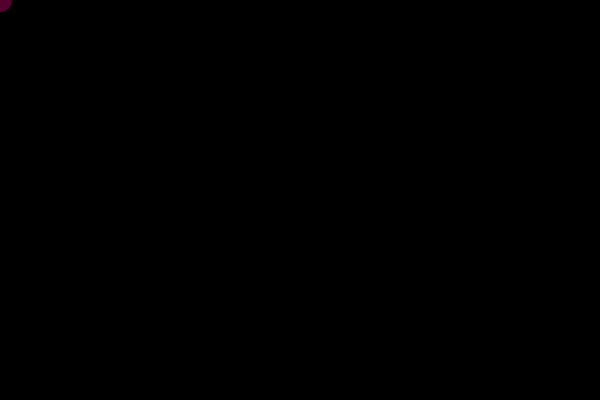
Frame 1 (no input)
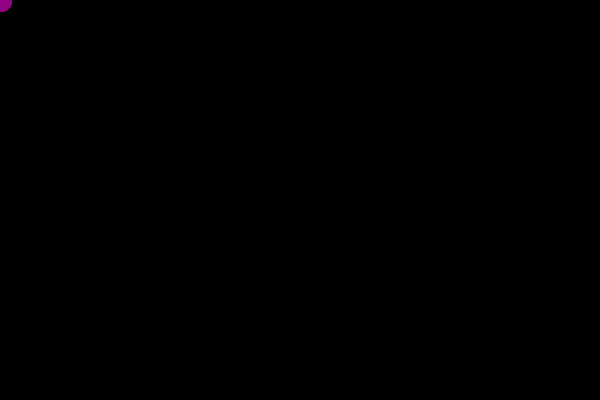
Frame 60 (no input)
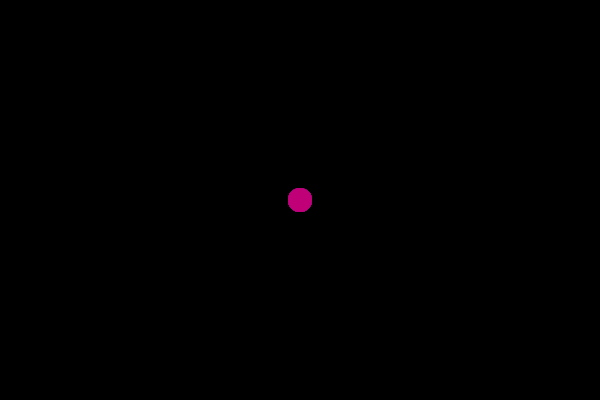
Frame 120 (the mouse pressed at the canvas centre since frame 60)

The p5.js sketch that drew these frames (run headless with seeded random() and noise() and a simulated clock; from frame 60 on, the mouse is pressed at the canvas centre):

// p5.js sketch
// ── sketch.js
var spot = {
    x: 100,
    y: 50
}

var col = {
    r: 255,
    g: 0,
    b: 0    
}

function setup() {
  // put setup code here
    createCanvas(600, 400);
    background(0);
    
}

function draw() {
  // put drawing code here
    col.r = random(100,255);
    col.b = random(100,190);
    noStroke();
    spot.x = random(0, width);
    spot.y = random(0, height);
  fill(col.r, col.g, col.b, 100);
    ellipse(mouseX, mouseY, 24, 24);
}

function mousePressed() {
    background(0);
}
